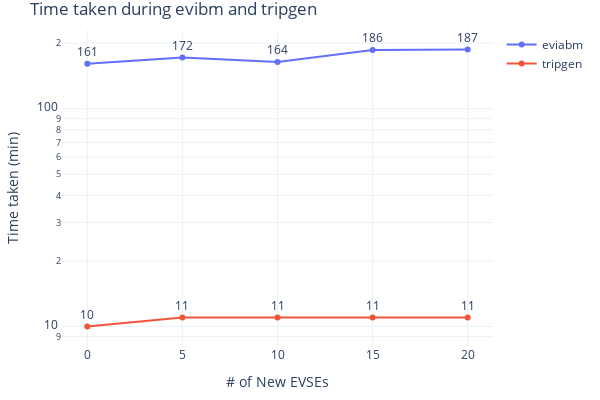

The notebook cell saved with this chart:
### Code cell
fig = go.Figure()
fig.add_trace(go.Scatter(x=comp_stats['nevse_count'], y=comp_stats['time_taken_eviabm'],
                    mode='lines+markers+text',
                    name='eviabm', text=comp_stats['time_taken_eviabm'],
                    textposition="top center"))
fig.add_trace(go.Scatter(x=comp_stats['nevse_count'], y=comp_stats['time_taken_tripgen'],
                         mode='lines+markers+text',
                         name='tripgen', text=comp_stats['time_taken_tripgen'],
                         textposition="top center"))
fig.update_xaxes(type='category')
fig.update_yaxes( type="log")
fig.update_layout(title="Time taken during evibm and tripgen",
                  yaxis_title="Time taken (min)", 
                  xaxis_title="# of New EVSEs", 
                  uniformtext_minsize=8, 
                  uniformtext_mode='hide', 
                  width=600, 
                  height=400, 
                  margin=dict(l=20, r=20, t=30, b=20),
                  template='plotly_white')
fig.show()

### Figure 1 — Plotly figure (JSON) as saved in the notebook; plotly's stock layout.template omitted (floating-point values rounded to 4 significant figures)
{"data": [{"mode": "lines+markers+text", "name": "eviabm", "text": [161, 172, 164, 186, 187], "textposition": "top center", "type": "scatter", "x": [0, 5, 10, 15, 20], "y": [161, 172, 164, 186, 187]}, {"mode": "lines+markers+text", "name": "tripgen", "text": [10, 11, 11, 11, 11], "textposition": "top center", "type": "scatter", "x": [0, 5, 10, 15, 20], "y": [10, 11, 11, 11, 11]}], "layout": {"height": 400, "margin": {"b": 20, "l": 20, "r": 20, "t": 30}, "title": {"text": "Time taken during evibm and tripgen"}, "uniformtext": {"minsize": 8, "mode": "hide"}, "width": 600, "xaxis": {"autorange": true, "range": [-0.2674, 4.267], "title": {"text": "# of New EVSEs"}, "type": "category"}, "yaxis": {"autorange": true, "range": [0.9102, 2.362], "title": {"text": "Time taken (min)"}, "type": "log"}}}
